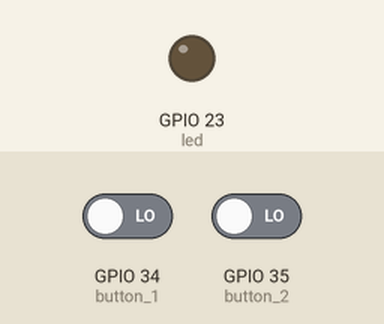
A sketch run on a simulated ESP32. Parts: output pins drawn as LEDs (lit = HIGH). Inputs (shaded band) come from the test bench; at power-on: GPIO 34 (button_1) LOW, GPIO 35 (button_2) LOW.

Above: at 1.2 s.
1.3 s: GPIO 34 (button_1) driven HIGH and GPIO 35 (button_2) driven HIGH
At 2.4 s:
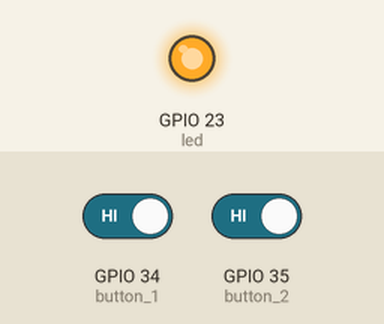
2.8 s: GPIO 34 (button_1) driven LOW
At 3.6 s:
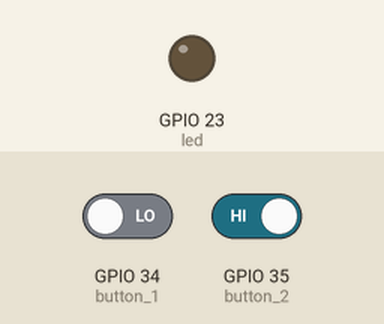
4.3 s: GPIO 34 (button_1) driven HIGH
At 4.7 s:
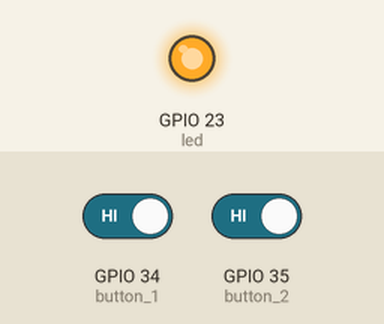
Timing chart, 0 to 7.3 s (numbered marks = the images above; inputs shaded):
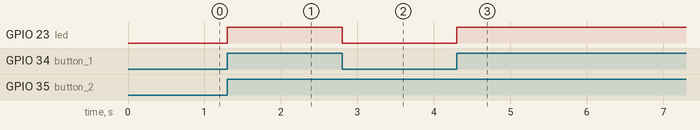

The sketch:

ESP32_LED_2_BOTONES_AND.ino
```cpp
int led=23;
int button_1=34;
int button_2=35;
int buttonState_1=0;
int buttonState_2=0;
void setup() {
  // put your setup code here, to run once:
  pinMode(led,OUTPUT);
  pinMode(button_1,INPUT);
  pinMode(button_2,INPUT);
}

void loop() {

  buttonState_1=digitalRead(button_1);
  buttonState_2=digitalRead(button_2);
  if((buttonState_1==1) && (buttonState_2==1)){
    digitalWrite(led,HIGH);
  }
  else{
    digitalWrite(led,LOW);
  }

}
```

Measured:
- after the input at 1.3 s, GPIO 23 (led): LOW → HIGH at once
- after the input at 2.8 s, GPIO 23 (led): HIGH → LOW at once
- after the input at 4.3 s, GPIO 23 (led): LOW → HIGH at once
